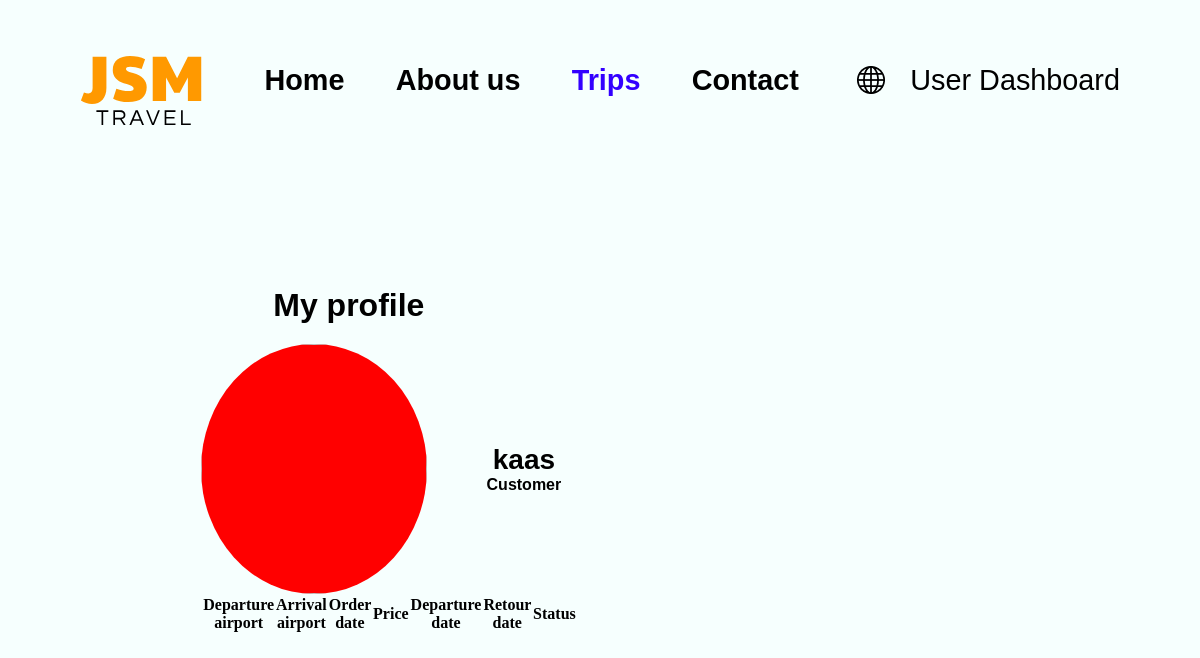
Page /pages/user-dashboard.php (signed in) on the earlier database version.
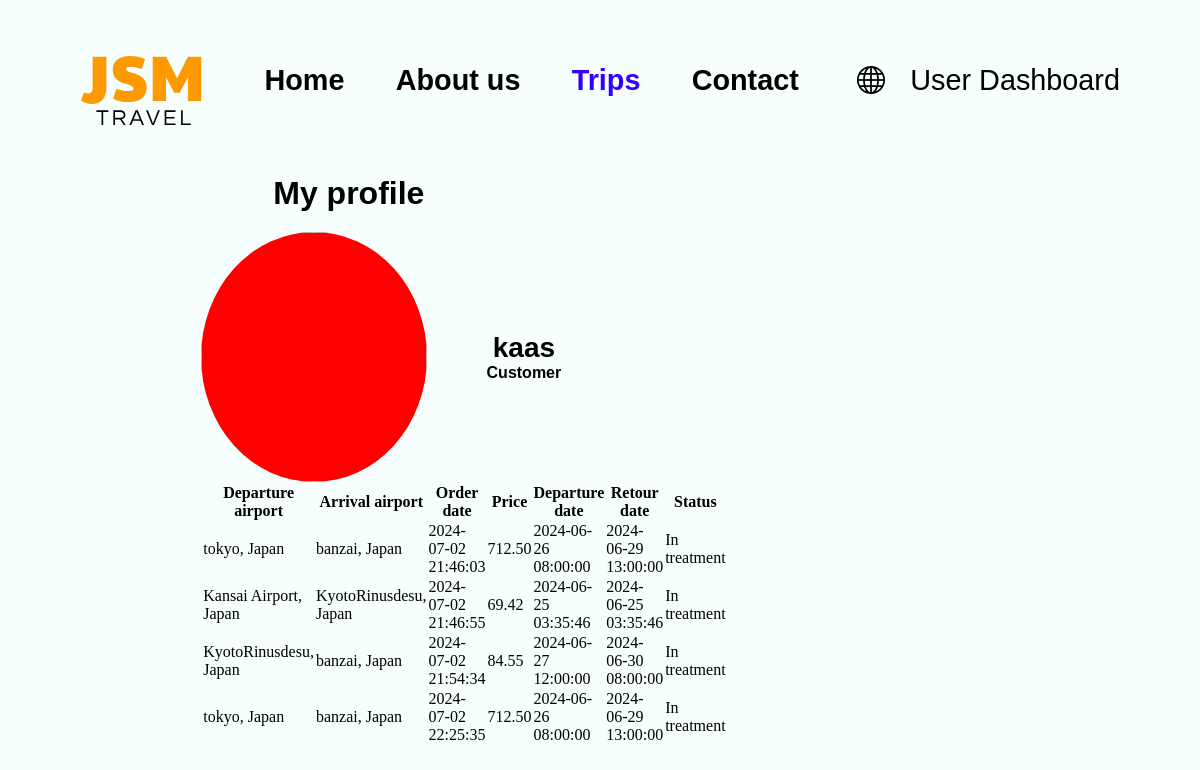
Same page on the later database version.
### tables this page shows
CREATE TABLE `bookings` (
  `booking_id` int(11) NOT NULL,
  `user_id` int(11) NOT NULL,
  `flight_id` int(11) NOT NULL,
  `country_id` int(11) NOT NULL,
  `accomodation_id` int(11) DEFAULT NULL,
  `order_date` timestamp NOT NULL DEFAULT CURRENT_TIMESTAMP,
  `travel_begin_date` datetime NOT NULL,
  `travel_end_date` datetime NOT NULL,
  `status` varchar(20) NOT NULL DEFAULT 'In treatment'
);

CREATE TABLE `airports` (
  `airport_id` int(11) NOT NULL,
  `city_id` int(11) NOT NULL,
  `airport_name` varchar(50) NOT NULL
);

CREATE TABLE `countries` (
  `country_id` int(11) NOT NULL,
  `country_name` varchar(50) NOT NULL,
  `country_code` varchar(3) NOT NULL,
  `part_of_europe` tinyint(1) NOT NULL DEFAULT '0'
);

CREATE TABLE `flights` (
  `flight_id` int(11) NOT NULL,
  `departure_airport` int(11) NOT NULL,
  `arrival_airport` int(11) NOT NULL,
  `flight_number` varchar(20) NOT NULL,
  `airline` varchar(50) NOT NULL,
  `flight_date` datetime NOT NULL,
  `retour_date` datetime NOT NULL,
  `price` decimal(10,2) NOT NULL
);

### pages/user-dashboard.php (the view, shortened to what this page needs)
<?php
$userId = $_SESSION['user_id'];
?>
<!DOCTYPE html>
<html lang="en">
<head>
    <link rel="stylesheet" href="../css/style.css">
</head>
<body>
<?php
include "../includes/header.php";
?>
<div class="user-dashboard-container">
    <div class="profile-user-dashboard-container">
        <div class="profile-title-user-dashboard">
            <h1>My profile</h1>
        </div>
        <div class="image-user-container-user-dashboard">
            <image class="profile-img-user-dashboard">
            </image>
            <div class="profile-username-info-user-dashboard">
                <?php
                echo $username;
                ?>
                <div class="role-profile-info-user-dashboard">
                    Customer
                </div>
            </div>
        </div>
        <table class="bookings">
            <tr>
                <th>Departure airport</th>
                <th>Arrival airport</th>
                <th>Order date</th>
                <th>Price</th>
                <th>Departure date</th>
                <th>Retour date</th>
                <th>Status</th>
            </tr>
            <?php
            $stmt = $connection->prepare("SELECT b.*, f.price, da.airport_name as da_airport_name, aa.airport_name as aa_airport_name, d_co.country_name as d_country_name, a_co.country_name as a_country_name
            FROM bookings AS b
            LEFT JOIN flights AS f ON b.flight_id = f.flight_id
            JOIN airports AS da ON f.departure_airport = da.airport_id
            JOIN airports AS aa ON f.arrival_airport = aa.airport_id
            JOIN city AS d_ci ON da.city_id = d_ci.city_id
            JOIN city AS a_ci ON aa.city_id = a_ci.city_id
            JOIN countries AS d_co ON d_ci.country_id = d_co.country_id
            JOIN countries AS a_co ON a_ci.country_id = a_co.country_id
            WHERE user_id = :user_id");
            $stmt->bindParam(":user_id", $userId, PDO::PARAM_INT);
            $stmt->execute();
            $booking = $stmt->fetchAll(pdo::FETCH_ASSOC);
            foreach ($booking as $book) {
                echo "<tr>";
                echo "<td>" . htmlspecialchars($book["da_airport_name"]) . ", ". htmlspecialchars($book["d_country_name"]) . "</td>";
                echo "<td>" . htmlspecialchars($book["aa_airport_name"]) .", " .htmlspecialchars($book["a_country_name"]) . "</td>";
                echo "<td>" . htmlspecialchars($book["order_date"]) . "</td>";
                echo "<td>" . htmlspecialchars($book["price"]) . "</td>";
                echo "<td>" . htmlspecialchars($book["travel_begin_date"]) . "</td>";
                echo "<td>" . htmlspecialchars($book["travel_end_date"]) . "</td>";
                echo "<td>" . htmlspecialchars($book["status"]) . "</td>";
                echo "</tr>";
            }
            ?>
        </table>
    </div>
</div>
</body>
</html>

Differences in the rows shown:
added bookings: airports.airport_name "tokyo", country.country_name "Japan", airports.airport_name "banzai", order_date "2024-07-02 21:46:03", flight.price "712.50", travel_begin_date "2024-06-26 08:00:00", travel_end_date "2024-06-29 13:00:00", status "In treatment"
added bookings: airports.airport_name "Kansai Airport", country.country_name "Japan", airports.airport_name "KyotoRinusdesu", order_date "2024-07-02 21:46:55", flight.price "69.42", travel_begin_date "2024-06-25 03:35:46", travel_end_date "2024-06-25 03:35:46", status "In treatment"
added bookings: airports.airport_name "KyotoRinusdesu", country.country_name "Japan", airports.airport_name "banzai", order_date "2024-07-02 21:54:34", flight.price "84.55", travel_begin_date "2024-06-27 12:00:00", travel_end_date "2024-06-30 08:00:00", status "In treatment"
added bookings: airports.airport_name "tokyo", country.country_name "Japan", airports.airport_name "banzai", order_date "2024-07-02 22:25:35", flight.price "712.50", travel_begin_date "2024-06-26 08:00:00", travel_end_date "2024-06-29 13:00:00", status "In treatment"
